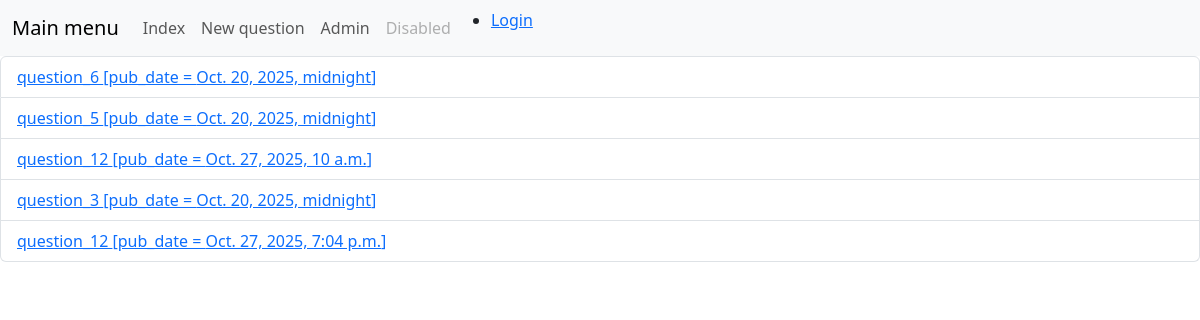
Screenshot of /polls/ with the database file from the repository.
### polls/models.py (models this page shows, shortened)
class Question(models.Model):
    question_text = models.CharField(max_length=200)
    pub_date = models.DateTimeField("date published")

### polls/views.py (the view)
# urls.py: path("", views.index, name="index"), #for lesson 45 - experiments with async
def index(request):
    latest_question_list = Question.objects.order_by('?')[:5]
    context = {"latest_question_list": latest_question_list}
    return render(request, "polls/index.html", context)

### polls/templates/polls/index.html
{% extends "polls/base.html" %}
{% load static %}
{% block content %}
    {% if latest_question_list %}
        <ul class="list-group">
        {% for question in latest_question_list %}
            <li class="list-group-item"><a href="{% url 'polls:detail' question.id %}">{{ question.question_text }} [pub_date = {{ question.pub_date }}]</a></li>
        {% endfor %}
        </ul>
    {% else %}
        <p>No polls are available.</p>
    {% endif %}
{% endblock %}

### rows the page displays
Question: question_text "question_6", pub_date "Oct. 20, 2025, midnight"
Question: question_text "question_5", pub_date "Oct. 20, 2025, midnight"
Question: question_text "question_12", pub_date "Oct. 27, 2025, 10 a.m."
Question: question_text "question_3", pub_date "Oct. 20, 2025, midnight"
Question: question_text "question_12", pub_date "Oct. 27, 2025, 7:04 p.m."
